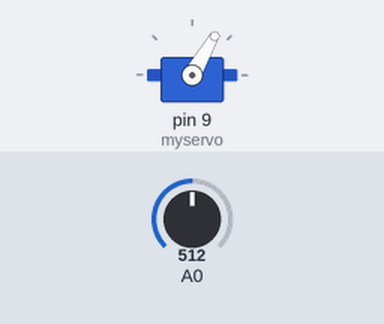
A sketch run on a simulated Arduino Uno, built with avr-gcc and run on an emulated ATmega328P. Shown: servo. Inputs (shaded band) come from the test bench; at power-on: A0 = 512.

Above: at 1.2 s.
1.3 s: A0 set to 716
At 2.3 s:
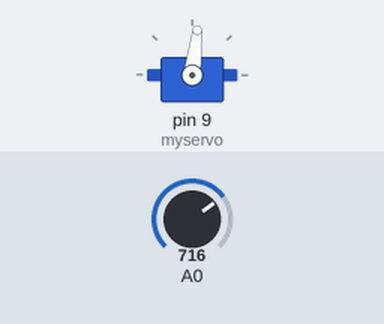
2.8 s: A0 set to 900
At 3.1 s:
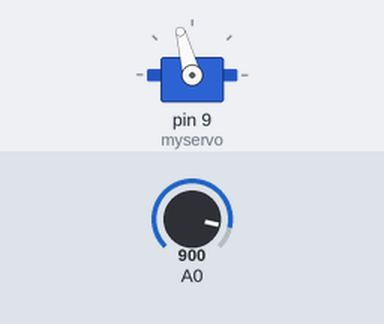
4.3 s: A0 set to 511
At 4.6 s:
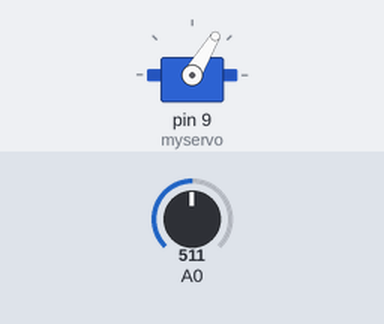
5.8 s: A0 set to 306
At 6.7 s:
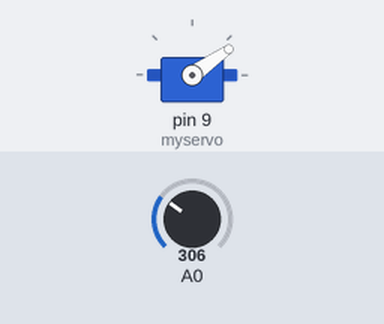
7.3 s: A0 set to 122
At 8.1 s:
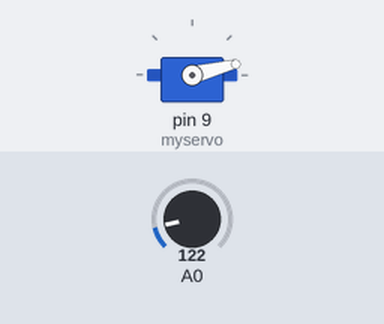
Timing chart, 0 to 9.8 s (numbered marks = the images above; inputs shaded):
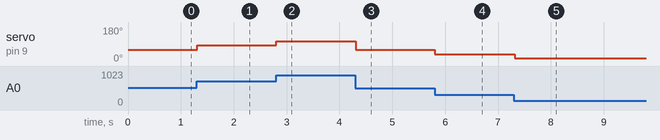

The sketch:

Servo_control.ino
```cpp
#include <Servo.h>

Servo myservo;
int pos=0;

void setup() {
  myservo.attach(9);
}

void loop() {
 myservo.write(map(analogRead(A0),0,1024,0,120));
 delay(15);

}
```

Measured:
- after the input at 1.3 s, servo on pin 9 (myservo): 60° → 83° at once
- after the input at 2.8 s, servo on pin 9 (myservo): 83° → 105° at once
- after the input at 4.3 s, servo on pin 9 (myservo): 105° → 59° at once
- after the input at 5.8 s, servo on pin 9 (myservo): 59° → 35° at once
- after the input at 7.3 s, servo on pin 9 (myservo): 35° → 14° at once
